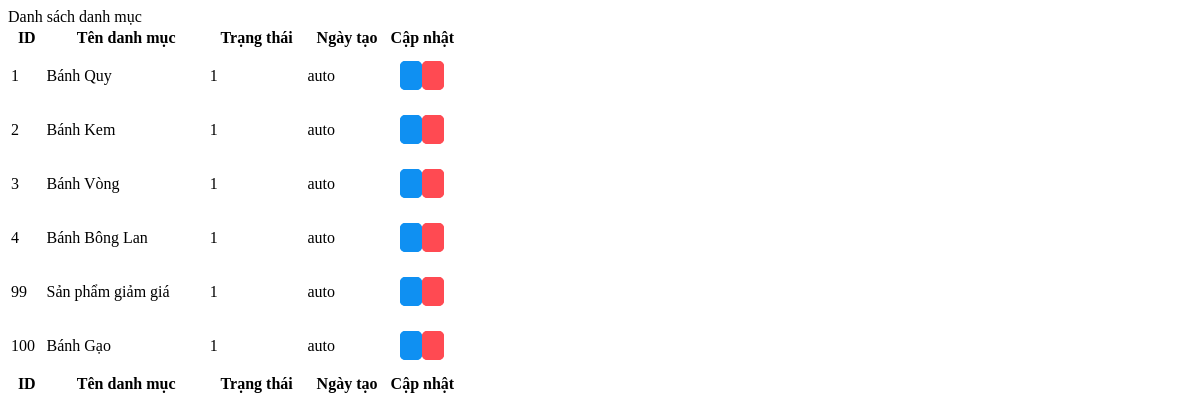
/admin/modules/listcategory.php, run on an earlier commit of the app's database.
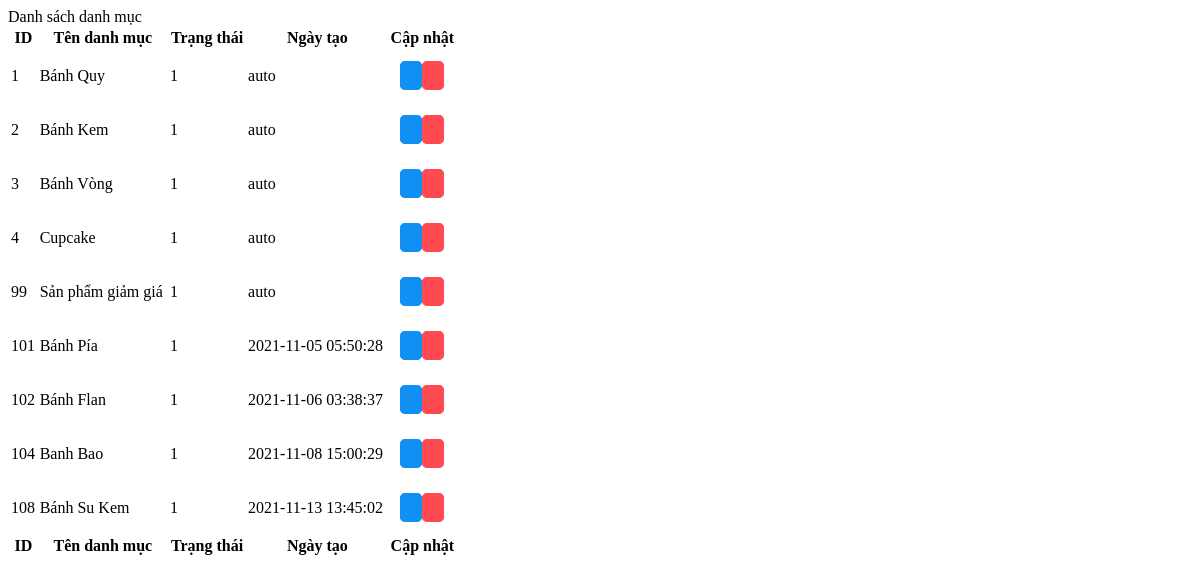
And on a later commit of the database.
### tables this page shows
CREATE TABLE `category` (
  `cat_id` int(10) NOT NULL,
  `cat_name` varchar(255) NOT NULL,
  `cat_status` int(10) NOT NULL,
  `date_create` varchar(255) NOT NULL
);

### admin/modules/listcategory.php (the view, shortened to what this page needs)
<?php
include('../conn.php');
?>
<div class="card mb-4">
    <div class="card-header">
        Danh sách danh mục
    </div>
    <div class="card-body">
        <table id="datatablesSimple">
            <thead>
                <tr>
                    <th>ID</th>
                    <th>Tên danh mục</th>
                    <th>Trạng thái</th>
                    <th>Ngày tạo</th>
                    <th>Cập nhật</th>
                </tr>
            </thead>
            <tfoot>
                <tr>
                    <th>ID</th>
                    <th>Tên danh mục</th>
                    <th>Trạng thái</th>
                    <th>Ngày tạo</th>
                    <th>Cập nhật</th>
                </tr>
            </tfoot>
            <tbody>
                <?php
                $sql_sl = "SELECT * FROM `category`";
                $listCat = mysqli_query($connect, $sql_sl);
                while ($row = mysqli_fetch_array($listCat)) { ?>
                    <tr>
                        <td><?php echo $row["cat_id"] ?></td>
                        <td><?php echo $row["cat_name"] ?></td>
                        <td><?php echo $row["cat_status"] ?></td>
                        <td><?php echo $row["date_create"] ?></td>
                        <td style="width: 15%;">
                            <a class="custom" href="?module=addcategory&id=<?php echo $row["cat_id"] ?>" name="update"><i class="fas fa-edit"></i></a>
                            <a class="custom" href="?module=deletecategory&id=<?php echo $row["cat_id"] ?>" onclick="return confirm('Bạn có chắc chắn muốn xóa không?')" name="remove"><i class="fas fa-trash"></i></a>
                        </td>
                    </tr>
                <?php }
                ?>
            </tbody>
    </div>
</div>

What changed in the data, as far as the page shows it:
removed category: cat_id "100", cat_name "Bánh Gạo", cat_status "1", date_create "auto"
changed category id 4: cat_name "Bánh Bông Lan" → "Cupcake"
added category: cat_id "101", cat_name "Bánh Pía", cat_status "1", date_create "2021-11-05 05:50:28"
added category: cat_id "102", cat_name "Bánh Flan", cat_status "1", date_create "2021-11-06 03:38:37"
added category: cat_id "104", cat_name "Banh Bao", cat_status "1", date_create "2021-11-08 15:00:29"
added category: cat_id "108", cat_name "Bánh Su Kem", cat_status "1", date_create "2021-11-13 13:45:02"
